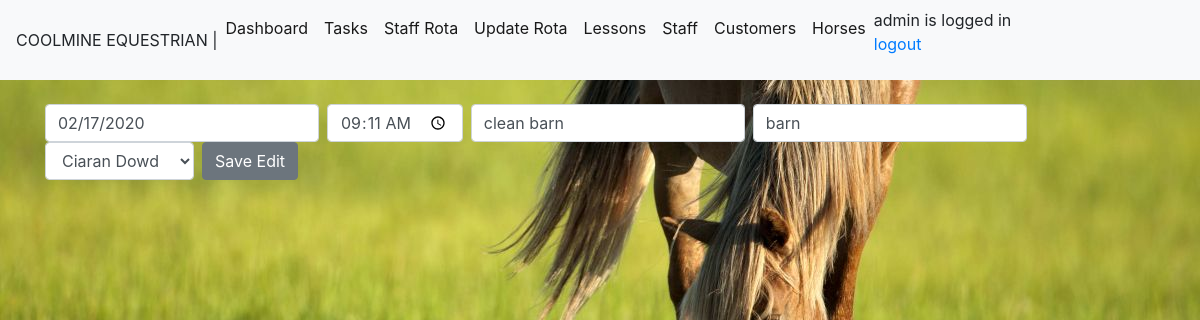
The app's page /edittask/41 (signed in) with its own data.
### module_task/models.py (models this page shows, shortened)
class TaskList(models.Model):
    taskdate=models.DateField(auto_now_add=False, auto_now=False)
    tasktime=models.TimeField(auto_now_add=False, auto_now=False,blank=True,null=True)
    taskdesc = models.CharField(max_length=200)
    location= models.CharField(max_length=50)
    assingees= models.ForeignKey(StaffList,blank=True,null=True, on_delete=models.CASCADE,limit_choices_to={'termindate': None},)
    completed = models.BooleanField(default=False)
    comments=models.CharField(max_length=100,blank=True)

class StaffList(models.Model):
    staffname= models.CharField(max_length=50)
    staffdob=models.DateField(blank=True, null=True)
    staffaddress= models.CharField(max_length=200,blank=True, null=True)
    staffemail= models.EmailField(blank=True, null=True)
    staffphone=models.CharField(max_length=30,blank=True, null=True)
    staffcontract = models.CharField(null=True,max_length=20)
    startdate=models.DateField(blank=True, null=True)
    termindate =models.DateField(blank=True, null=True)
    staffqual =models.CharField(max_length=250, blank=True,null=True)

### module_task/views.py (the view)
# urls.py: path('edittask/<task_id>', views.edittask, name='edittask'),
@login_required
def edittask(request, task_id):
    if request.method == 'POST':
        task = TaskList.objects.get(pk=task_id)
        all_staff = StaffList.objects.all
        form = TaskListForm(request.POST or None, instance=task)
        form.save()
        messages.success(request, ('Task has been modified!'))
        return redirect('task')
    else:
        task = TaskList.objects.get(pk=task_id)
        all_staff = StaffList.objects.all
        return render(request,'edittask.html' ,{'task': task,'all_staff': all_staff})

### module_task/templates/edittask.html (shortened to what this page needs)
{%extends 'base.html'%}
{% block content %}
    {% if task %}
        <form class="form-inline my-2 my-lg-0" method="POST">{% csrf_token %}
        <input class="form-control mr-sm-2" type="text" placeholder="Date" id="datepicker" value="{{task.taskdate|date:"SHORT_DATE_FORMAT"}}" aria-label="Add" name="taskdate">
        <input class="form-control mr-sm-2" type="time"  value="{{task.tasktime|time:"H:i"}}" aria-label="Add" name="tasktime">
        <input class="form-control mr-sm-2" type="add" placeholder="Description" value="{{task.taskdesc}}" aria-label="Add" name="taskdesc">
        <input class="form-control mr-sm-2" type="add" placeholder="Location" value="{{task.location}}" aria-label="Add" name="location">
        <select class="form-control mr-sm-2" name="assingees">
        {% if task.assingees is not None%}
            <option value="{{task.assingees.id}}" selected="selected">{{task.assingees.staffname}}</option>
        {% endif %}
        </select>
        <button class="btn btn-secondary my-2 my-sm-0" type="submit">Save Edit</button>
        </form>
    {% endif %}
{% endblock %}

### module_task/templates/base.html (shortened to what this page needs)
{% load static %}
<!doctype html>
<html lang="en">
  <head>
    <link rel="stylesheet" href="https://stackpath.bootstrapcdn.com/bootstrap/4.3.1/css/bootstrap.min.css">
    <link rel="stylesheet" href="{% static 'css/style.css' %}">
    <link rel="stylesheet" href="{% static 'js/jquery-ui-1.12.1/jquery-ui.min.css' %}">
    <link rel="stylesheet" href="{% static 'js/jquery-ui-1.12.1/jquery-ui.structure.min.css' %}">
    <link rel="stylesheet" href="{% static 'js/jquery-ui-1.12.1/jquery-ui.theme.min.css' %}">  <link rel="stylesheet" href="//code.jquery.com/ui/1.12.1/themes/base/jquery-ui.css">
  <body>
        <nav class="navbar navbar-expand-lg navbar-light bg-light >
          <a class="navbar-brand" >COOLMINE EQUESTRIAN        |  </a>
                <div class="collapse navbar-collapse" id="navbarSupportedContent">
                  <ul class="navbar-nav mr-auto">
                    <li class="nav-item active">
                      <a class="nav-link" href="/">Dashboard <span class="sr-only">(current)</span></a>
                    </li>
                    <li class="nav-item active">
                      <a class="nav-link" href="{% url 'task' %}">Tasks</a>
                      <li class="nav-item active">
                      <a class="nav-link" href="{% url 'rotaview' %}">Staff Rota</a>
                    </li>
                     </li>
                      {% ifequal user.username "admin" %}
                      <li class="nav-item active">
                      <a class="nav-link" href="{% url 'rota' %}">Update Rota</a>
                    </li>
                      {% endifequal %}
                      <li class="nav-item active">
                      <a class="nav-link" href="{% url 'lessons' %}">Lessons</a>
                    </li>
                    {% ifequal user.username "admin" %}
                      <li class="nav-item active">
                      <a class="nav-link" href="{% url 'staff' %}">Staff</a>
                    {% endifequal %}
                    </li>
                    <li class="nav-item active">
                      <a class="nav-link" href="{% url 'people' %}">Customers</a>
                    </li>
                    <li class="nav-item active">
                      <a class="nav-link" href="{% url 'horses' %}">Horses</a>
                    </li>
                    <span style = "float: right;">
                    {% if user.is_authenticated %}
                     {{ user.username }} is logged in
                     <p><a href="{% url 'logout' %}">logout</a></p>
                    {% else %}
                      <p>You are not logged in</p>
                    {% endif %}
                    </span>
                  </ul>
                </div>
              </nav>
    <div class="container">
    {% block content %}
    {% endblock %}
    </div>

### static/css/style.css (style rules this page uses)
body { background-image: url( '../images/grasshorse.jpg' ); background-repeat: no-repeat; background-size: cover }

### records on screen
TaskList: taskdate "02/17/2020", tasktime "09:11", taskdesc "clean barn", location "barn", assingees "Ciaran Dowd"

### other values on screen
{{ user.username }} "admin"
